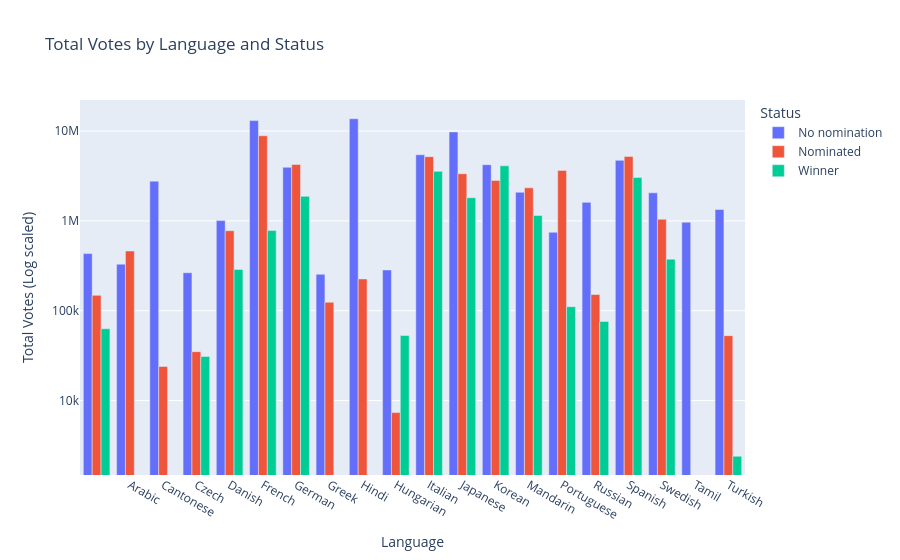

Here is the notebook cell this chart was saved with:
### Markdown cell above
### Plotting the total films in each award category by language
We add the `sum_votes` column to a Plotly bar figure and use language as the x-axis to show the total number of votes per status category for each language.

### Code cell
fig_votes = px.bar(
    top_n_grouped,
    x='language',
    y='sum_votes',
    color='Status',
    barmode='group',
    title='Total Votes by Language and Status',
)

fig_votes.update_traces(hovertemplate='%{y:,d}')
fig_votes.update_yaxes(type='log', dtick=1)
fig_votes.update_layout(xaxis_title='Language', yaxis_title='Total Votes (Log scaled)')
fig_votes.show()

### Figure 1 — Plotly figure (JSON) as saved in the notebook; plotly's stock layout.template omitted (floating-point values rounded to 4 significant figures)
{"data": [{"alignmentgroup": "True", "hovertemplate": "%{y:,d}", "legendgroup": "No nomination", "marker": {"color": "#636efa", "pattern": {"shape": ""}}, "name": "No nomination", "offsetgroup": "No nomination", "orientation": "v", "showlegend": true, "textposition": "auto", "type": "bar", "x": ["", "Arabic", "Cantonese", "Czech", "Danish", "French", "German", "Greek", "Hindi", "Hungarian", "Italian", "Japanese", "Korean", "Mandarin", "Portuguese", "Russian", "Spanish", "Swedish", "Tamil", "Turkish"], "xaxis": "x", "y": [432080, 329814, 2767840, 264753, 1007264, 13060855, 3948897, 254422, 13700551, 284346, 5445345, 9777397, 4222718, 2080990, 746464, 1606875, 4720346, 2051865, 967849, 1337769], "yaxis": "y"}, {"alignmentgroup": "True", "hovertemplate": "%{y:,d}", "legendgroup": "Nominated", "marker": {"color": "#EF553B", "pattern": {"shape": ""}}, "name": "Nominated", "offsetgroup": "Nominated", "orientation": "v", "showlegend": true, "textposition": "auto", "type": "bar", "x": ["", "Arabic", "Cantonese", "Czech", "Danish", "French", "German", "Greek", "Hindi", "Hungarian", "Italian", "Japanese", "Korean", "Mandarin", "Portuguese", "Russian", "Spanish", "Swedish", "Turkish"], "xaxis": "x", "y": [148203, 462200, 24000, 35000, 777365, 8857812, 4238337, 124400, 226000, 7342, 5184344, 3349620, 2813000, 2331500, 3646800, 151744, 5199760, 1042320, 52800], "yaxis": "y"}, {"alignmentgroup": "True", "hovertemplate": "%{y:,d}", "legendgroup": "Winner", "marker": {"color": "#00cc96", "pattern": {"shape": ""}}, "name": "Winner", "offsetgroup": "Winner", "orientation": "v", "showlegend": true, "textposition": "auto", "type": "bar", "x": ["", "Czech", "Danish", "French", "German", "Hungarian", "Italian", "Japanese", "Korean", "Mandarin", "Portuguese", "Russian", "Spanish", "Swedish", "Turkish"], "xaxis": "x", "y": [63000, 31000, 288000, 780991, 1875434, 53000, 3556800, 1811900, 4103000, 1148000, 111000, 75900, 3039700, 375000, 2400], "yaxis": "y"}], "layout": {"barmode": "group", "legend": {"title": {"text": "Status"}, "tracegroupgap": 0}, "title": {"text": "Total Votes by Language and Status"}, "xaxis": {"anchor": "y", "domain": [0, 1], "title": {"text": "Language"}}, "yaxis": {"anchor": "x", "domain": [0, 1], "dtick": 1, "title": {"text": "Total Votes (Log scaled)"}, "type": "log"}}}
